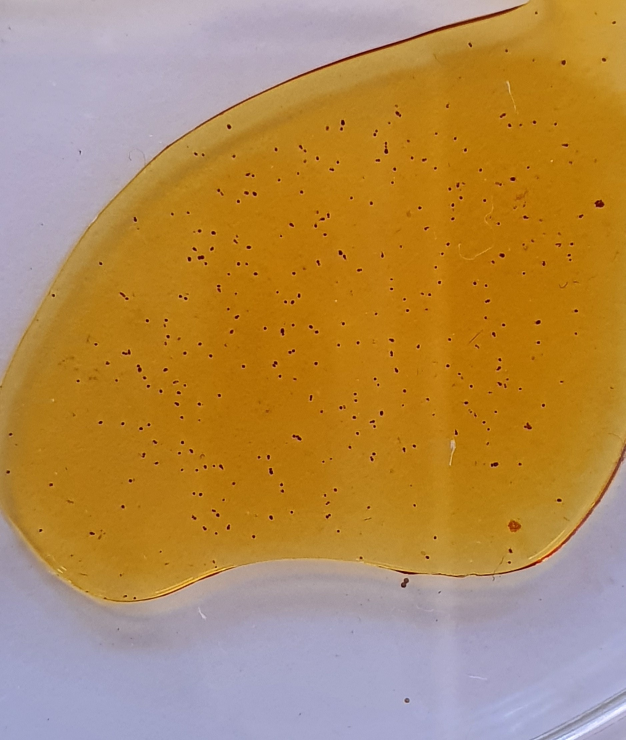
#> input picture data/20191114_141523.jpg, 1876 x 2220 px (shown at 1/3 size); its folder holds only this picture in this run
$ python -i autocrop.py   (imports and definitions only)
#> lines starting #> are read from the running program, lines starting #| are printed output that depends on the picture; after the words box and inside, x2 and y2 are one past the last pixel; in counts of white or black regions, pixels touching at a corner belong together
import cv2
import glob


def display(img, frameName="OpenCV Image"):
    h, w = img.shape[0:2]
    neww = 700
    newh = int(neww * (h / w))
    img = cv2.resize(img, (neww, newh))
    #cv2.imshow(frameName, img)
    cv2.imwrite("test.jpg", img)


def autocrop(file):
#> called with file = 'data/20191114_141523.jpg'
    ori = cv2.imread(file)
#> ori is the input picture: shape (2220, 1876, 3); mean B, G, R 84.8, 139.4, 178.6
    #display(ori, "thresh")
    image = ori[:]

    hsv = cv2.cvtColor(image, cv2.COLOR_BGR2HSV)
#> hsv: shape (2220, 1876, 3); mean H, S, V 58.1, 151.5, 185.2
    #display(hsv, "hsv")
    hsv = hsv[:, :, 1]
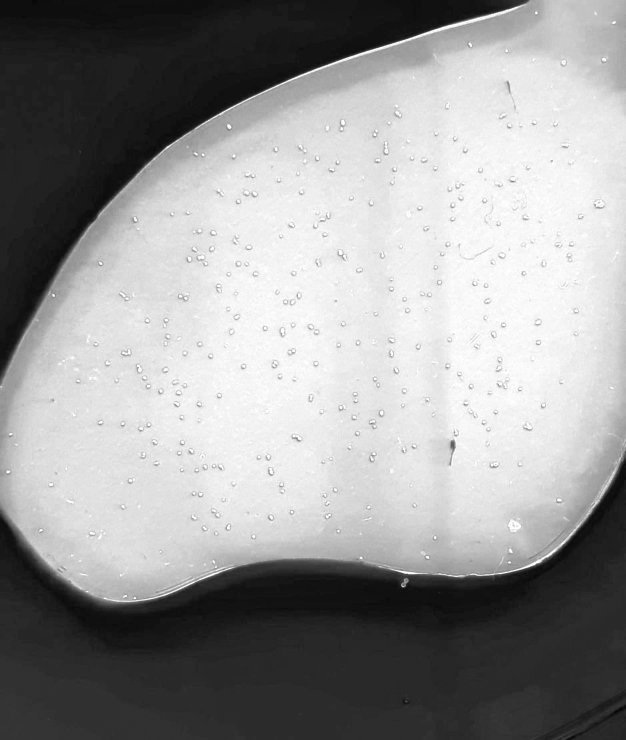
#> hsv: shape (2220, 1876) (shown at 1/3 size); min 5, max 255, mean 151.5
    #display(hsv, "1")

    hsv[hsv < 100] = 0
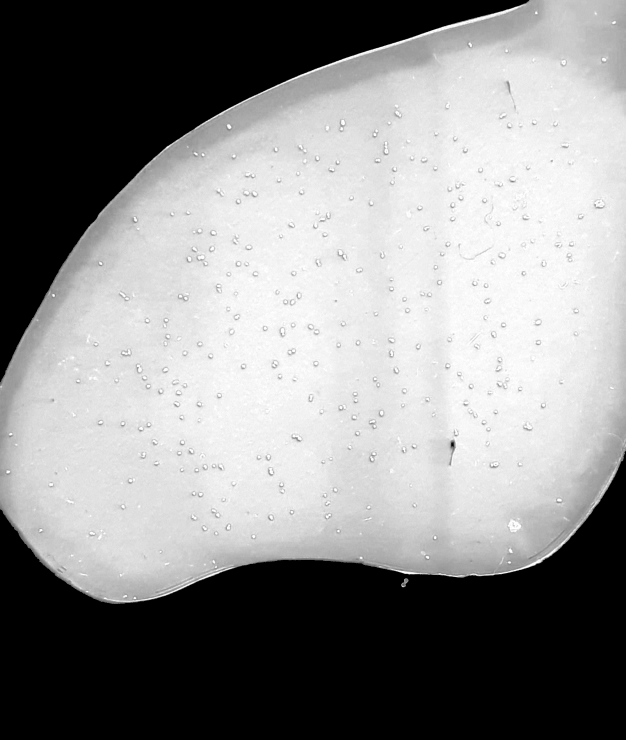
#> hsv: shape (2220, 1876) (shown at 1/3 size); min 0, max 255, mean 139.2
    # [7 lines of commented-out code are left out]

    contours, hierarchy = cv2.findContours(hsv, cv2.RETR_TREE, cv2.CHAIN_APPROX_SIMPLE)
#> contours = 5 contours, 2 with area under 20; largest, box (x1, y1, x2, y2) and area: (0, 0, 1876, 1812) 2609018, (1204, 1735, 1226, 1762) 296, (1353, 1326, 1362, 1341) 99

    c = max(contours, key=cv2.contourArea)
#> c = contour of 2219 points, box (x1, y1, x2, y2) (0, 0, 1876, 1812), area 2609018
    x, y, w, h = cv2.boundingRect(c)
#> x = 0; y = 0; w = 1876; h = 1812
    g = ori.copy()
    # x, y, w, h = cv2.boundingRect(i)
    cv2.rectangle(g, (x, y), (x + w, y + h), (250), 3)


    # display(opening, "rotifer")
    #display(g, "cntr")

    crop_img = ori[y:y + h, x:x + w]
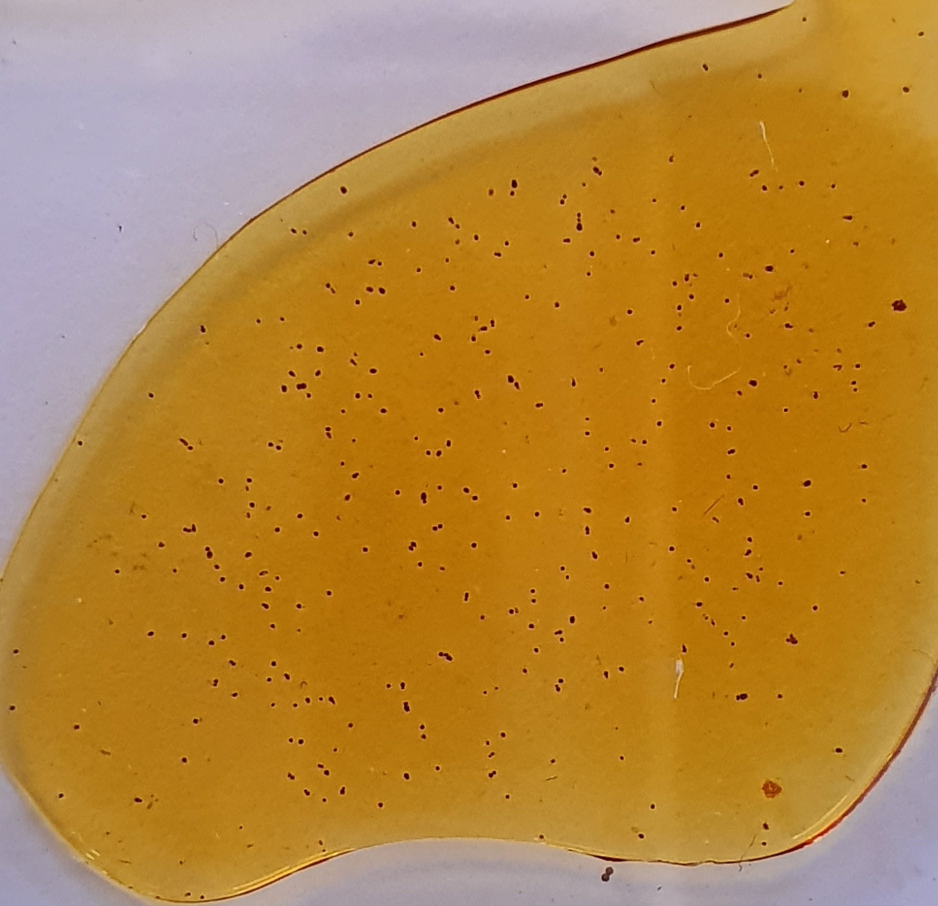
#> crop_img: shape (1812, 1876, 3) (shown at 1/2 size); mean B, G, R 60.3, 133.9, 181.5
    #return crop_img
    cv2.imwrite(file, crop_img)
    #display(crop_img, "cropped")

    #cv2.waitKey(0)
    #cv2.destroyAllWindows()

>>> result = autocrop('data/20191114_141523.jpg')
